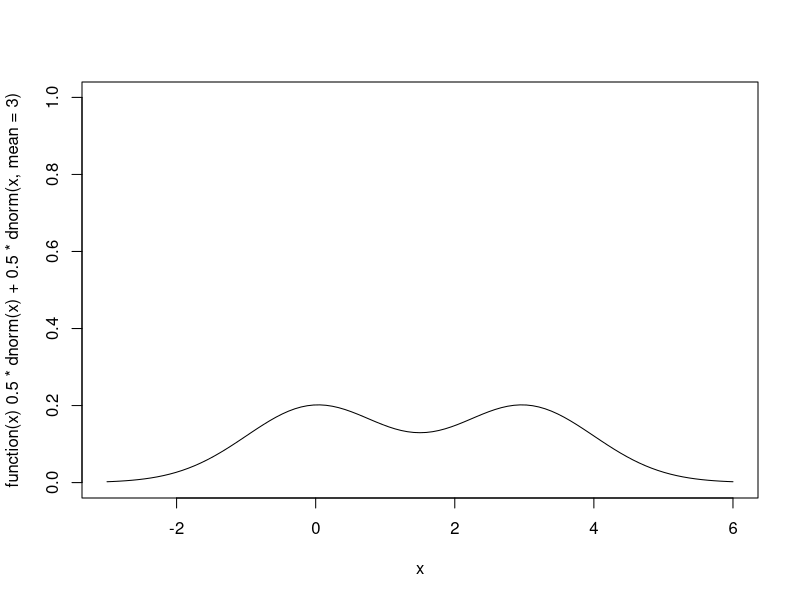

Here is the R script that generated this plot:
rm(list = ls())
Gamma <- matrix(c(.6, .4, .3, .7), byrow = TRUE, nrow = 2)
delta <- matrix(c(.8, .2), nrow = 2)
R <- matrix(c(.3, .4), nrow = 1)
W <- matrix(c(.4, .3), nrow = 1)
B <- matrix(c(.3, .3), nrow = 1)

a1 <- matrix(diag(delta %*% R), nrow = 1)

a2 <- diag(t(a1 %*% Gamma) %*% W)
a2


a3 <- diag(t(a2 %*% Gamma) %*% B)
a3

a4 <- diag(t(a3 %*% Gamma) %*% B)
a4


plot(function(x)0.5*dnorm(x) + 0.5*dnorm(x,mean = 3), xlim = c(-3,6), ylim= c(0,1))



